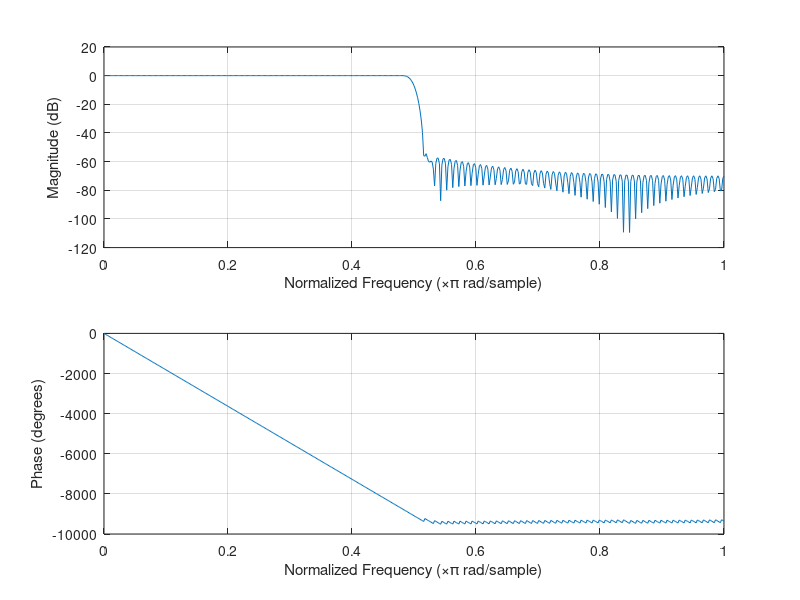
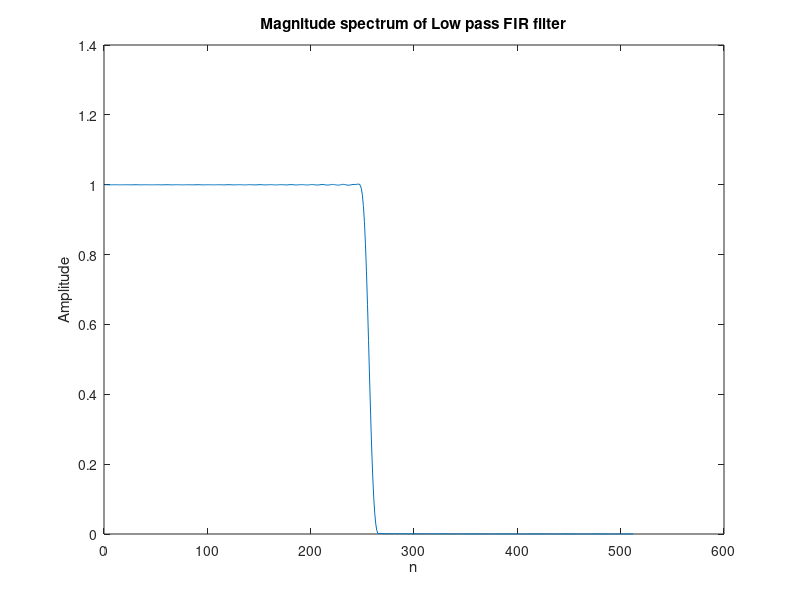

Write the MATLAB code that produced these figures, in order.
%% Experiment - 4
% Exercise - 1
clc;
clear;
% figure;

%% Low pass FIR filter design using the window method
w_p = 0.375;  % Pass band frequency
w_s = 0.5;  % Stop band frequency

k = 4;  % Hamming window
N = ceil((2 * k * pi) / (w_s - w_p));  % Order of filter
win = window(@hamming, N+1);  % Hamming window
NUM = fir1(N, w_s, 'low', win);  % Numerator coefficients of T[z]
DEN = [1];  % Denominator coefficients of T[z]
freqz(NUM, DEN)  % Frequency response

figure;
H = freqz(NUM, DEN);  % Frequency response
plot(abs(H))  % Magnitude spectrum
title('Magnitude spectrum of Low pass FIR filter')
xlabel('n'), ylabel('Amplitude')
